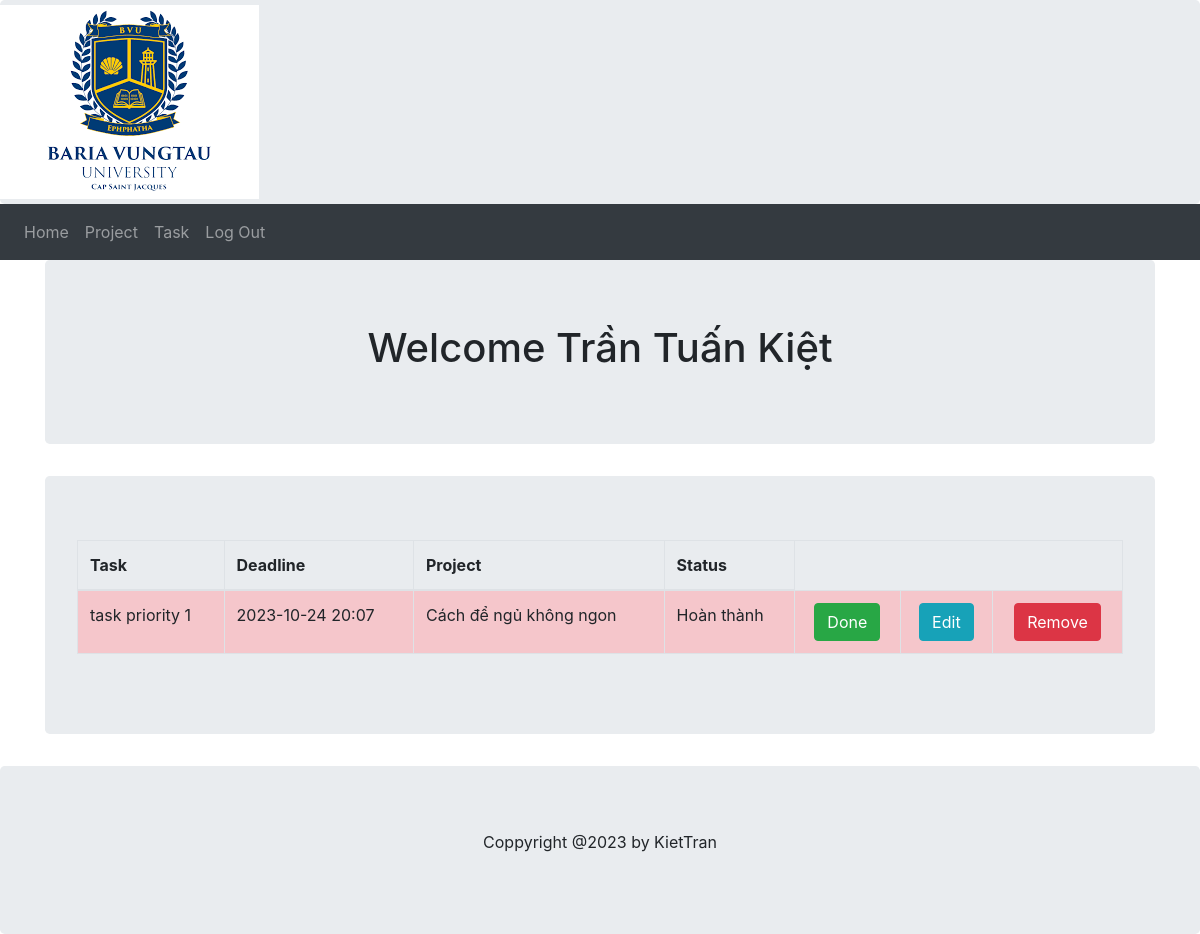
The app's page /userHome (signed in), older data.
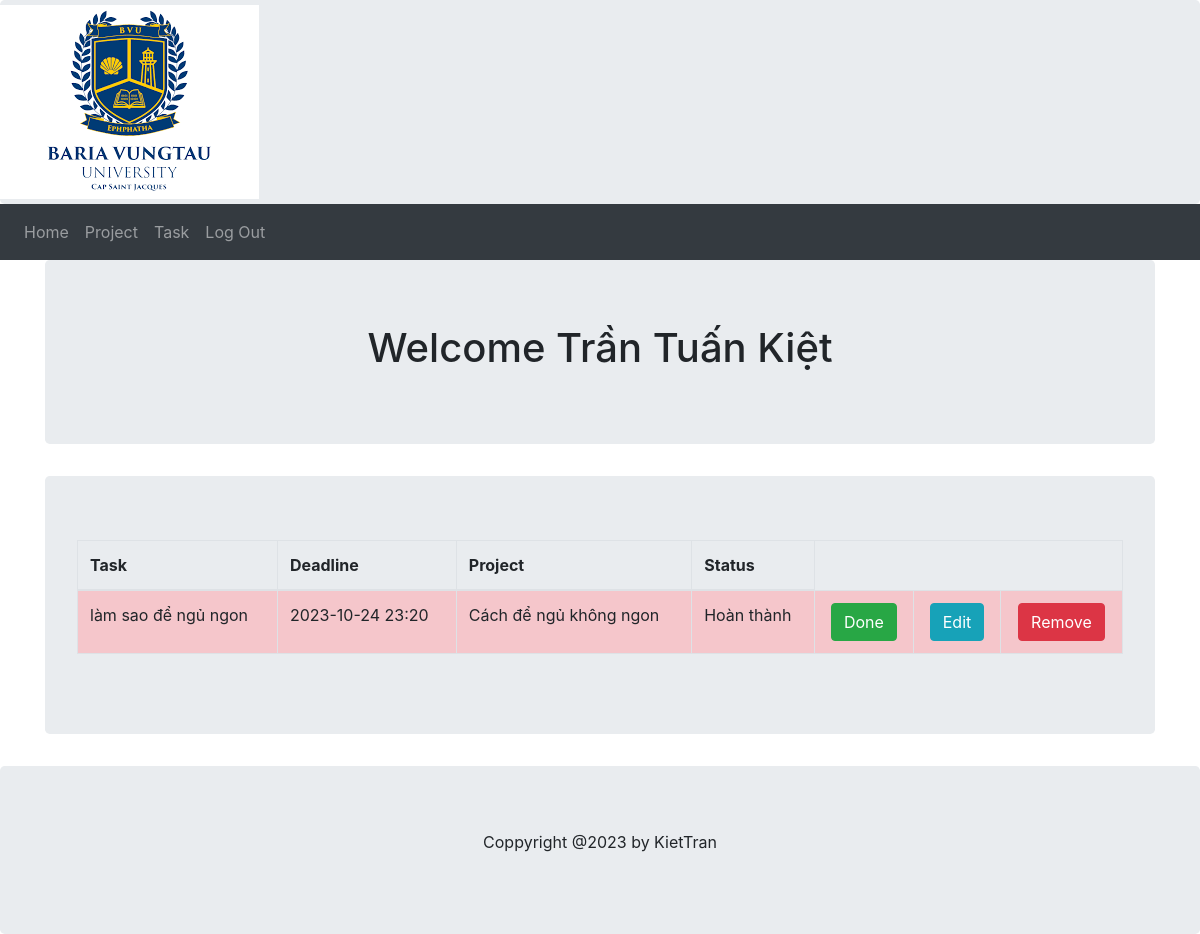
The same page, newer data.
### models.py (models this page shows, shortened)
class User(db.Model):
    user_id = db.Column(db.Integer, Sequence('user_id_seq'), primary_key=True)
    first_name = db.Column(db.String(64), index=True, nullable=False)
    last_name = db.Column(db.String(64), index=True, nullable=False)
    email = db.Column(db.String(120), index=True, unique=True, nullable=False)
    password_hash = db.Column(db.String(120), nullable=False)
    projects = db.relationship('Project', back_populates = 'user')

class Task(db.Model):
    task_id = db.Column(db.Integer, Sequence('task_id_seq'), primary_key=True)
    description = db.Column(db.String(255), nullable=False)
    isCompleted = db.Column(db.Boolean, default=False)
    deadline = db.Column(db.DateTime, nullable=True)
    project_id = db.Column(db.Integer, ForeignKey('project.project_id', name='fk_task_project'))
    project = db.relationship('Project', back_populates='tasks')
    priority_id = db.Column(db.Integer, ForeignKey('priority.priority_id', name='fk_task_priority'))
    priority = db.relationship('Priority', back_populates='tasks')
    status_id = db.Column(db.Integer, ForeignKey('status.status_id', name='fk_task_status'))
    status = db.relationship('Status', back_populates='tasks')
    def getPriorityClass(self):
        if (self.priority_id == 1):
            return "table-danger"
        elif (self.priority_id == 2):
            return "table-warning"
        elif (self.priority_id == 3):
            return "table-info"
        else:
            return "table-primary"

class Project(db.Model):
    project_id = db.Column(db.Integer, Sequence('project_id_seq'), primary_key=True)
    name = db.Column(db.String(255), nullable=False)
    description = db.Column(db.String(255), nullable=False)
    deadline = db.Column(db.DateTime, nullable=False)
    tasks = db.relationship('Task', back_populates='project', cascade='all, delete-orphan')
    user_id = db.Column(db.Integer, ForeignKey('user.user_id', name='fk_project_user'))
    user = db.relationship('User', back_populates='projects')
    status_id = db.Column(db.Integer, ForeignKey('status.status_id', name='fk_project_status'))
    status = db.relationship('Status', back_populates='projects')
    def __repr__(self):
        return '{}'.format(self.name)

class Status(db.Model):
    status_id = db.Column(db.Integer, Sequence('status_id_seq'), primary_key=True)
    description = db.Column(db.String(255), nullable=False)
    projects = db.relationship('Project', back_populates='status')
    tasks = db.relationship('Task', back_populates='status')
    def __repr__(self):
        return '{}'.format(self.description)

### main.py (the view)
@app.route('/userHome', methods=['GET', 'POST'])
def userHome():
    _user_id = session.get('user')
    if _user_id:
        user = db.session.query(models.User).filter_by(user_id=_user_id).first()
        projects = user.projects
        tasks = []
        for project in projects:
            tasks.extend(project.tasks)  # Gộp tất cả các nhiệm vụ từ các dự án thành một danh sách
        return render_template('userhome.html', user=user, projects=projects, tasks=tasks)
    else:
        return redirect('/')

### templates/userhome.html (shortened to what this page needs)
{% extends "userbase.html" %}
{% block content %}
    <div class="container">
        <div class="jumbotron text-center">
            <h1>Welcome {{ user.first_name }} {{ user.last_name }}</h1>
        </div>
        {% if tasks %}
        <div class="jumbotron">
            <table class="table table-striped table-bordered table-hover">
                <thead>
                    <tr>
                        <th>Task</th>
                        <th>Deadline</th>
                        <th>Project</th>
                        <th>Status</th>
                    </tr>
                </thead>
                <tbody>
                    {% for task in tasks %}
                        {% if task.isCompleted == False %}
                            <tr class="{{ task.getPriorityClass() }}">
                                <td>{{ task.description }}</td>
                                <td>{{ task.deadline.strftime('%Y-%m-%d %H:%M') }}</td>
                                <td>{{ task.project }}</td>
                                <td>{{ task.status }}</td>
                                <td class="text-center">
                                    <form action="/doneTask" method="post">
                                        <button type="submit" class="btn btn-success">Done</button>
                                    </form>
                                </td>
                                <td class="text-center">
                                    <form action="/editTask" method="post">
                                        <button type="submit" class="btn btn-info">Edit</button>
                                    </form>
                                </td>
                                <td class="text-center">
                                    <form action="/deleteTask" method="post">
                                        <button type="submit" class="btn btn-danger">Remove</button>
                                    </form>
                                </td>
                            </tr>
                        {% endif %}
                    {% endfor %}
                </tbody>
            </table>
        </div>
        {% endif %}
    </div>
{% endblock %}

### templates/userbase.html (shortened to what this page needs)
<!DOCTYPE html>
<html lang="en">
    <head>
        <link href="../static/bootstrap-4/css/bootstrap.min.css" rel="stylesheet">
    </head>
    <body>
        <div class="jumbotron" style="margin-bottom: 0; padding: 0;">
            <a class="navbar-brand" href="/userHome">
                <img src="../static/imgs/bvu.png" alt="logo" style="height: max-content; background-color: transparent;">
            </a>
        </div>
        <nav class="navbar navbar-expand-sm bg-dark navbar-dark">
            <ul class="navbar-nav">
                <li class="nav-item">
                    <a class="nav-link" href="#">Home</a>
                </li>
                <li class="nav-item">
                    <a class="nav-link" href="/userProject">Project</a>
                </li>
                <li class="nav-item">
                    <a class="nav-link" href="/userTask">Task</a>
                </li>
                <li class="nav-item">
                    <a class="nav-link" href="/logOut">Log Out</a>
                </li>
            </ul>
        </nav>
        {% block content %}{% endblock %}
        <div class="jumbotron text-center" style="margin-bottom: 0">
            <p>Coppyright @2023 by KietTran</p>
        </div>
    </body>
</html>

Row changes from the older to the newer data that the page shows:
removed Task: description "task priority 1", deadline "2023-10-24 20:07", project "Cách để ngủ không ngon", status "Hoàn thành"
added Task: description "làm sao để ngủ ngon", deadline "2023-10-24 23:20", project "Cách để ngủ không ngon", status "Hoàn thành"
